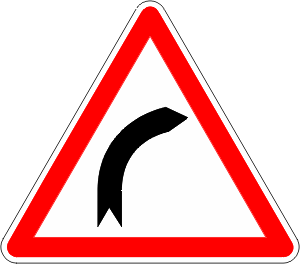
#> input picture Base_Donnees_Panneaux/Danger/A1a.bmp, 300 x 264 px
$ python base_donnee.py
#> lines starting #> are read from the running program, lines starting #| are printed output that depends on the picture
import cv2
import numpy as np
import os
import pickle

########################################################################
#DANGER
os.chdir("/home/pi/PET-TEO/Base_Donnees_Panneaux/Danger")

base_danger = {}

vir_d = cv2.imread("A1a.bmp",0)
#> vir_d: shape (264, 300); min 0, max 255, mean 205.8
vir_g = cv2.imread("A1b.bmp",0)
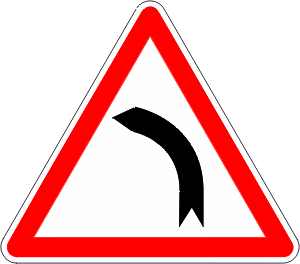
#> input picture Base_Donnees_Panneaux/Danger/A1b.bmp, 300 x 264 px
#> vir_g: shape (264, 300); min 0, max 255, mean 205.8
virs_d = cv2.imread("A1c.bmp",0)
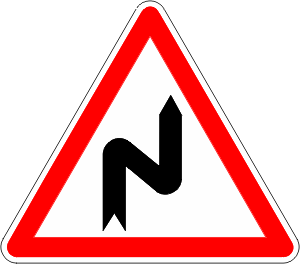
#> input picture Base_Donnees_Panneaux/Danger/A1c.bmp, 300 x 264 px
#> virs_d: shape (264, 300); min 0, max 255, mean 201.1
virs_g = cv2.imread("A1d.bmp",0)
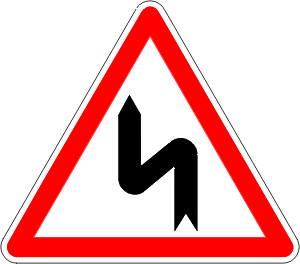
#> input picture Base_Donnees_Panneaux/Danger/A1d.bmp, 300 x 264 px
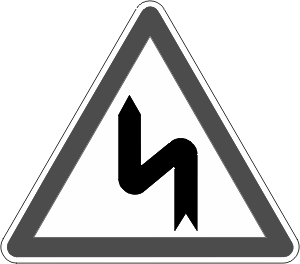
#> virs_g: shape (264, 300); min 0, max 255, mean 201.1
cassis = cv2.imread("A2a.bmp",0)
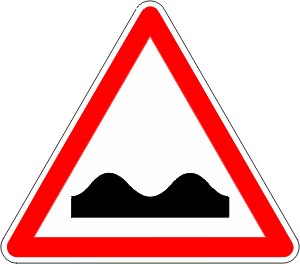
#> input picture Base_Donnees_Panneaux/Danger/A2a.bmp, 300 x 264 px
#> cassis: shape (264, 300); min 0, max 255, mean 199.9
ralentis = cv2.imread("A2b.bmp",0)
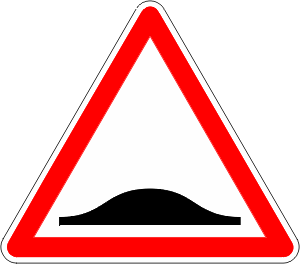
#> input picture Base_Donnees_Panneaux/Danger/A2b.bmp, 300 x 264 px
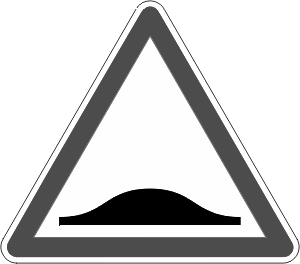
#> ralentis: shape (264, 300); min 0, max 255, mean 203.7
chaussee_retrecie = cv2.imread("A3.bmp",0)
chaussee_retrecie_d = cv2.imread("A3a.bmp",0)
chaussee_retrecie_g = cv2.imread("A3b.bmp",0)
chaussee_glissante = cv2.imread("A4.bmp",0)

base_danger["Virage à droite"] = vir_d
base_danger["Virage à gauche"] = vir_g
base_danger["Succession de virages (droite)"] = virs_d
base_danger["Succession de virages (gauche)"] = virs_g
base_danger["Cassis"] = cassis
base_danger["Ralentissement"] = ralentis
base_danger["Chaussée rétrécie"] = chaussee_retrecie
base_danger["Chaussée rétrécie par la droite"] = chaussee_retrecie_d
base_danger["Chaussée rétrécie par la gauche"] = chaussee_retrecie_g
base_danger["Chaussée glissante"] = chaussee_glissante

with open("fichier_base_danger", "wb") as fichier:
	pickler_BD = pickle.Pickler(fichier)
	pickler_BD.dump(base_danger)

########################################################################
#INDICATION
os.chdir("/home/pi/PET-TEO/Base_Donnees_Panneaux/Indication")

base_indication = {}

parking = cv2.imread("C1a.bmp",0)
sept_zero = cv2.imread("C4a_ex2.bmp",0)
taxi = cv2.imread("C5.bmp",0)
bus = cv2.imread("C6.bmp",0)
tram = cv2.imread("C7.bmp",0)
droit = cv2.imread("C12.bmp",0)
impasse = cv2.imread("C13a.bmp",0)
pre_impasse = cv2.imread("C13b.bmp",0)
priorite = cv2.imread("C18.bmp",0)
pieton = cv2.imread("C20a.bmp",0)

base_indication["Lieu stationnement"] = parking
base_indication["Vitesse conseillée"] = sept_zero
base_indication["Station de taxis"] = taxi
base_indication["Arrêt d'autobus"] = bus
base_indication["Arrêt de tramway"] = tram
base_indication["Circulation à sens unique"] = droit
base_indication["Impasse"] = impasse
base_indication["Présignalisation d'une impasse"] = pre_impasse
base_indication["Priorité par rapport au sens inverse"] = priorite
base_indication["Passage pour piéton"] = pieton

with open("fichier_base_indication", "wb") as fichier:
	pickler_BD = pickle.Pickler(fichier)
	pickler_BD.dump(base_indication)

########################################################################
#OBLIGATION
os.chdir("/home/pi/PET-TEO/Base_Donnees_Panneaux/Obligation")

base_obligation = {}

d = cv2.imread("B21-1.bmp",0)
g = cv2.imread("B21-2.bmp",0)
b_d = cv2.imread("B21a1.bmp",0)
b_g = cv2.imread("B21a2.bmp",0)
tout_droit = cv2.imread("B21b.bmp",0)
pro_d = cv2.imread("B21c1.bmp",0)
pro_g = cv2.imread("B21c2.bmp",0)
td_d = cv2.imread("B21d1.bmp",0)
td_g = cv2.imread("B21d2.bmp",0)
g_d = cv2.imread("B21e.bmp",0)
cycle = cv2.imread("B22a.bmp",0)
pieton = cv2.imread("B22b.bmp",0)

base_obligation["Obligation de tourner à droite"] = d
base_obligation["Obligation de tourner à gauche"] = g
base_obligation["Contournement obligatoire par la droite"] = b_d
base_obligation["Contournement obligatoire par la gauche"] = b_g
base_obligation["Direction obligatoire : tout droit"] = tout_droit
base_obligation["Direction obligatoire : à droite"] = pro_d
base_obligation["Direction obligatoire : à gauche"] = pro_g
base_obligation["Direction obligatoire : tout droit ou à droite"] = td_d
base_obligation["Direction obligatoire : tout droit ou à gauche"] = td_g
base_obligation["Direction obligatoire : à droite ou à gauche"] = g_d
base_obligation["Piste obligatoire pour les cycles"] = cycle
base_obligation["Chemin obligatoire pour les piétons"] = pieton

with open("fichier_base_obligation", "wb") as fichier:
	pickler_BD = pickle.Pickler(fichier)
	pickler_BD.dump(base_obligation)

########################################################################
#INTERDICTION
os.chdir("/home/pi/PET-TEO/Base_Donnees_Panneaux/Interdiction")

base_interdiction = {}

circulation = cv2.imread("B0.bmp",0)
sens_interdit = cv2.imread("B1.bmp",0)
gauche = cv2.imread("B2a.bmp",0)
droite = cv2.imread("B2b.bmp",0)
demi_tour = cv2.imread("B2c.bmp",0)
depasse = cv2.imread("B3.bmp",0)
pieton = cv2.imread("B9a.bmp",0)
cycle = cv2.imread("B9b.bmp",0)
bus = cv2.imread("B9f.bmp",0)
cinq_zero = cv2.imread("B14_50.bmp",0)
pas_priorite = cv2.imread("B15.bmp",0)

base_interdiction["Circulation interdite"] = circulation
base_interdiction["Sens interdit"] = sens_interdit
base_interdiction["Interdiction de tourner à gauche"] = gauche
base_interdiction["Interdiction de tourner à droite"] = droite
base_interdiction["Interdiction de faire demi-tour"] = demi_tour
base_interdiction["Interdiction de dépasser tous les véhicules à moteur"] = depasse
base_interdiction["Accès interdit aux piétons"] = pieton
base_interdiction["Accès interdit aux cycles"] = cycle
base_interdiction["Accès interdit aux véhicules de transport en commun"] = bus
base_interdiction["Limitation de vitesse"] = cinq_zero
base_interdiction["Cédez le passage à la circulation venant en sens inverse"] = pas_priorite

with open("fichier_base_interdiction", "wb") as fichier:
	pickler_BD = pickle.Pickler(fichier)
	pickler_BD.dump(base_interdiction)
